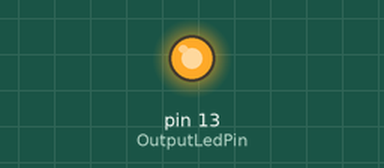
This sketch was run on a simulated Arduino Uno, built with avr-gcc and run on an emulated ATmega328P. Shown: output pins drawn as LEDs (lit = HIGH).

Above: at 0.1 s.
Timing chart, 0 to 1.6 s (numbered marks = the images above):
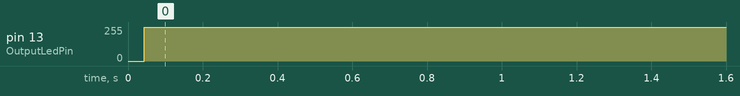

The sketch:

AnalogWriteMega.ino
```cpp
int OutputLedPin = 13;
void setup() {
  pinMode(OutputLedPin, OUTPUT);
}
void loop() {
  for(int brightness = 0; brightness <= 255; brightness ++) {
    digitalWrite(OutputLedPin, brightness);
  }
  for(int brightness = 255; brightness >=0 ; brightness--) {
    digitalWrite(OutputLedPin, brightness);
  }
}
```

Measured:
- by itself, pin 13 (OutputLedPin): 0/255 → 254/255 at 0.04 s
